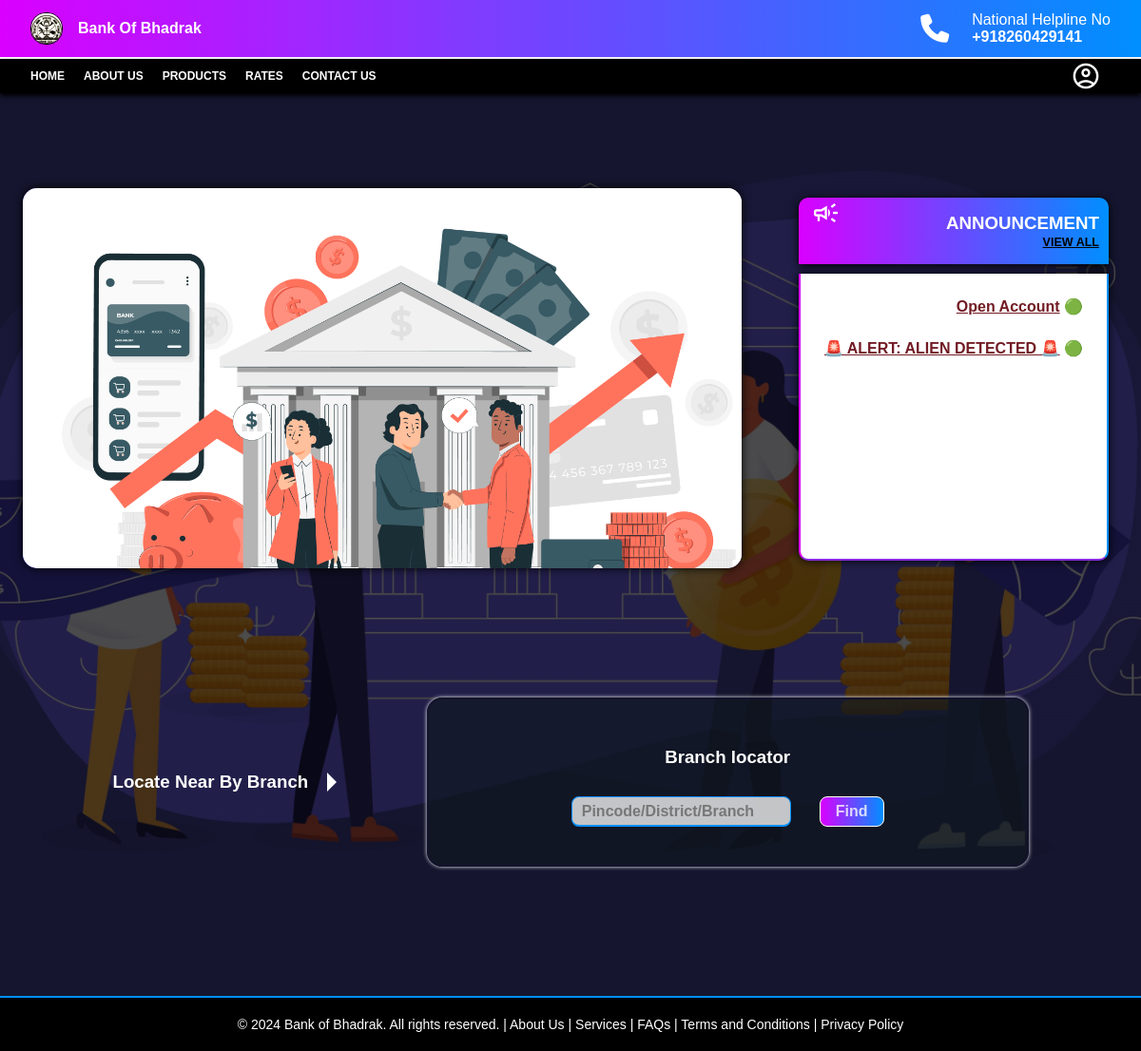
The page / on the database its author committed.
### tables this page shows
CREATE TABLE `announcements` (
  `AnnouncementID` int(11) NOT NULL,
  `AnnouncementDate` date NOT NULL DEFAULT current_timestamp(),
  `Subject` varchar(100) NOT NULL,
  `AnnouncementMessage` varchar(500) NOT NULL,
  `Link` varchar(100) NOT NULL
);

### index.php (the view, shortened to what this page needs)
<html lang="en">
<head>
    <link rel="stylesheet" href="https://cdnjs.cloudflare.com/ajax/libs/font-awesome/6.5.1/css/all.min.css" />
    <link rel="stylesheet" href="style.css">
    <?php
    require $_SERVER['DOCUMENT_ROOT'] . "/assets/php/config.php";
    $getAnnnounments = mysqli_query($conn, "SELECT * FROM announcements;");
    ?>
</head>
<body>
    <nav class="navbar">
        <div class="top-nav">
            <div>
                <a href="#">
                    <img src="./images/logo.jpg" alt="">
                    <p>Bank Of Bhadrak</p>
                </a>
            </div>
            <div class="help-line">
                <i class="fa-solid fa-phone"></i>
                <div>
                    National Helpline No
                    <br>
                    <a href="">
                        +918260429141
                    </a>
                </div>
            </div>
        </div>
    </nav>
    <div class="bottom-nav">
        <div class="s1">
            <ul>
                <li><a href="/index.php">HOME</a></li>
                <li><a href="/components/extra/about-us.php">ABOUT US</a></li>
                <li><a href="/components/extra/products.php">PRODUCTS</a></li>
                <li><a href="/components/extra/rates.php">RATES</a></li>
                <li><a href="/components/extra/contactus.php">CONTACT US</a></li>
            </ul>
        </div>
        <div class="dropdown">
            <span class="material-symbols-outlined users">account_circle</span>
        </div>
    </div>
    <div class="index-main">
        <div class="images-frame">
            <div class="slider-frame">
                <div class="slide-images">
                    <div class="img-container">
                        <img src="./images/img1.jpg">
                    </div>
                </div>
            </div>
            <div class="announcements">
                <h3>
                    <div>
                        <span class="material-symbols-outlined">
                        </span>
                    </div>
                    <div class="viewall">
                        <h4>ANNOUNCEMENT</h4>
                        <h6><a href="/components/announcements/announcements.php">VIEW ALL</a></h6>
                    </div>
                </h3>
                <div class="subject">
                    <ul>
                        <marquee behavior="" direction="up">
                            <?php
                            while ($row = mysqli_fetch_assoc($getAnnnounments)) {
                                echo "
                                <li><a onmouseover='stop()' onMouseOut='start()' href='" . $row['Link'] . "'>" . $row['Subject'] . "</li></a>";
                            }
                            ?>
                        </marquee>
                    </ul>
                </div>
            </div>
        </div>
        <div class="branch-locator">
            <div>
                <h3 class='pointer'>Locate Near By Branch</h3>
            </div>
            <div class="search-box">
                <h3>Branch locator</h3>
                <form action="locate_branch.php" method="post">
                    <input type="text" class="input-branch" name="input-branch" placeholder="Pincode/District/Branch" required autocomplete="off">
                    <input type="submit" class="submit-btn" name="branch-search" value="Find">
                </form>
            </div>
        </div>
    </div>
    <footer>
        <p>&copy; 2024 Bank of Bhadrak. All rights reserved. |
            <a href="/components/extra/about-us.php">About Us</a> |
            <a href="/components/extra/products.php">Services</a> |
            <a href="/components/extra/faqs.php">FAQs</a> |
            <a href="/components/extra/terms-conditions.php">Terms and Conditions</a> |
            <a href="/components/extra/privacy-policy.php">Privacy Policy</a>
        </p>
    </footer>
</body>
</html>

### rows shown on the page
announcements: Subject "Open Account"
announcements: Subject "🚨 ALERT: ALIEN DETECTED 🚨"
